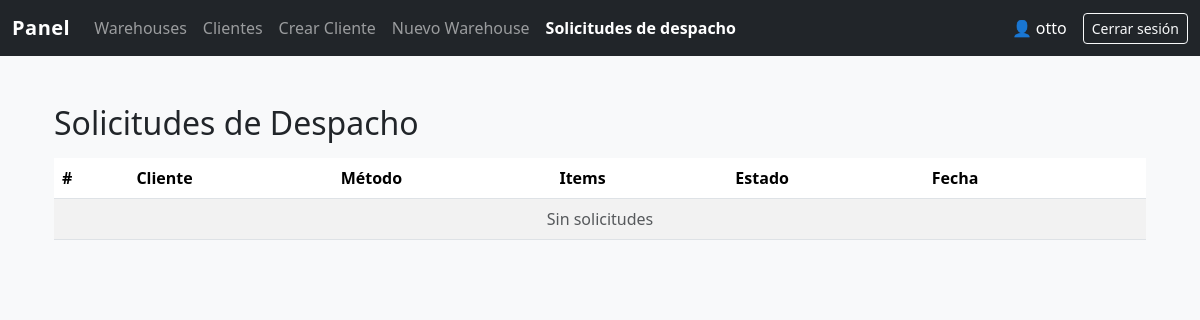
Page /admin-panel/dispatches/ (signed in) on the earlier database version.
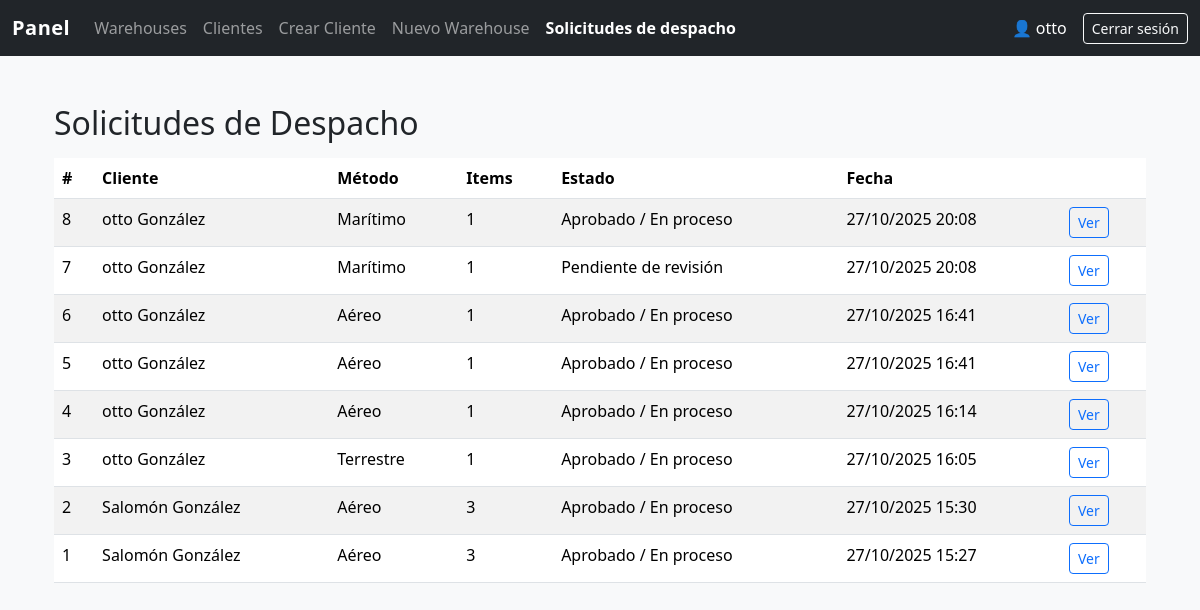
Same page on the later database version.
### core/models.py (models this page shows, shortened)
class DispatchRequest(models.Model):
    METHOD_CHOICES = [
        ("MARITIMO", "Marítimo"),
        ("AEREO", "Aéreo"),
        ("TERRESTRE", "Terrestre"),
    ]
    STATUS_CHOICES = [
        ("PENDIENTE", "Pendiente de revisión"),
        ("APROBADO", "Aprobado / En proceso"),
        ("RECHAZADO", "Rechazado"),
        ("COMPLETADO", "Completado"),
    ]
    user = models.ForeignKey(User, on_delete=models.CASCADE, related_name="dispatch_requests")
    method = models.CharField(max_length=20, choices=METHOD_CHOICES)
    invoice = models.FileField(upload_to="invoices/")
    status = models.CharField(max_length=20, choices=STATUS_CHOICES, default="PENDIENTE")
    created_at = models.DateTimeField(auto_now_add=True)
    bill_of_lading = models.FileField(upload_to="bol/", blank=True, null=True)
    bol_uploaded_at = models.DateTimeField(blank=True, null=True)

### core/views.py (the view)
# urls.py: path("admin-panel/dispatches/", views.dispatch_list, name="dispatch_list"),
@staff_member_required
def dispatch_list(request):
    qs = DispatchRequest.objects.order_by("-created_at")
    return render(request, "dispatch_list.html", {"dispatches": qs})

### templates/dispatch_list.html
{% extends "panel/base.html" %}
{% block content %}
<div class="container mt-4">
  <h2>Solicitudes de Despacho</h2>
  <table class="table table-striped mt-3">
    <thead>
      <tr>
        <th>#</th>
        <th>Cliente</th>
        <th>Método</th>
        <th>Items</th>
        <th>Estado</th>
        <th>Fecha</th>
        <th></th>
      </tr>
    </thead>
    <tbody>
      {% for d in dispatches %}
      <tr>
        <td>{{ d.id }}</td>
        <td>{{ d.user.get_full_name|default:d.user.username }}</td>
        <td>{{ d.get_method_display }}</td>
        <td>{{ d.items.count }}</td>
        <td>{{ d.get_status_display }}</td>
        <td>{{ d.created_at|date:"d/m/Y H:i" }}</td>
        <td>
          <a class="btn btn-sm btn-outline-primary" href="{% url 'dispatch_detail' d.id %}">Ver</a>
        </td>
      </tr>
      {% empty %}
      <tr><td colspan="7" class="text-center text-muted">Sin solicitudes</td></tr>
      {% endfor %}
    </tbody>
  </table>
</div>
{% endblock %}

### templates/panel/base.html (shortened to what this page needs)
{% load static %}
<!doctype html>
<html lang="es">
<head>
  <link href="https://cdn.jsdelivr.net/npm/bootstrap@5.3.3/dist/css/bootstrap.min.css" rel="stylesheet">
</head>
<body>
  <nav class="navbar navbar-expand-lg navbar-dark bg-dark">
    <div class="container-fluid">
      <a class="navbar-brand" href="{% url 'admin_panel' %}">Panel</a>
      <div class="collapse navbar-collapse" id="navbarNav">
        <ul class="navbar-nav me-auto">
          <li class="nav-item">
            <a class="nav-link {% if request.resolver_match.url_name == 'admin_panel' %}active{% endif %}" href="{% url 'admin_panel' %}">Warehouses</a>
          </li>
          <li class="nav-item">
            <a class="nav-link {% if request.resolver_match.url_name == 'clients_list' %}active{% endif %}" href="{% url 'clients_list' %}">Clientes</a>
          </li>
          <li class="nav-item">
            <a class="nav-link {% if request.resolver_match.url_name == 'quick_create_client' %}active{% endif %}" href="{% url 'quick_create_client' %}">Crear Cliente</a>
          </li>
          <li class="nav-item">
            <a class="nav-link {% if request.resolver_match.url_name == 'create_warehouse' %}active{% endif %}" href="{% url 'create_warehouse' %}">Nuevo Warehouse</a>
          </li>
          <li class="nav-item">
            <a class="nav-link {% if request.resolver_match.url_name == 'dispatch_list' %}active{% endif %}" href="{% url 'dispatch_list' %}">Solicitudes de despacho</a>
          </li>
        </ul>
        <span class="navbar-text text-white me-3">
          👤 {{ request.user.username }}
        </span>
        <form method="post" action="{% url 'logout' %}" class="d-inline">
          <button class="btn btn-outline-light btn-sm" type="submit">Cerrar sesión</button>
        </form>
      </div>
    </div>
  </nav>
  <main class="container mt-4">
    {% block content %}
    {% endblock %}
  </main>
</body>
</html>

### templates/panel/base.html (style rules this page uses)
body { background-color: #f8f9fa; min-height: 100vh; display: flex; flex-direction: column; }
main { flex: 1; padding-bottom: 2rem; }
.navbar-brand { font-weight: 600; letter-spacing: 0.5px; }
.nav-link.active { font-weight: 600; color: #fff !important; }

Differences in the rows shown:
added DispatchRequest: id "8", user.get_full_name "otto González", method "Marítimo", items.count "1", status "Aprobado / En proceso", created_at "27/10/2025 20:08"
added DispatchRequest: id "7", user.get_full_name "otto González", method "Marítimo", items.count "1", status "Pendiente de revisión", created_at "27/10/2025 20:08"
added DispatchRequest: id "6", user.get_full_name "otto González", method "Aéreo", items.count "1", status "Aprobado / En proceso", created_at "27/10/2025 16:41"
added DispatchRequest: id "5", user.get_full_name "otto González", method "Aéreo", items.count "1", status "Aprobado / En proceso", created_at "27/10/2025 16:41"
added DispatchRequest: id "4", user.get_full_name "otto González", method "Aéreo", items.count "1", status "Aprobado / En proceso", created_at "27/10/2025 16:14"
added DispatchRequest: id "3", user.get_full_name "otto González", method "Terrestre", items.count "1", status "Aprobado / En proceso", created_at "27/10/2025 16:05"
added DispatchRequest: id "2", user.get_full_name "Salomón González", method "Aéreo", items.count "3", status "Aprobado / En proceso", created_at "27/10/2025 15:30"
added DispatchRequest: id "1", user.get_full_name "Salomón González", method "Aéreo", items.count "3", status "Aprobado / En proceso", created_at "27/10/2025 15:27"
Other differences:
text no longer shown: "Sin solicitudes"
